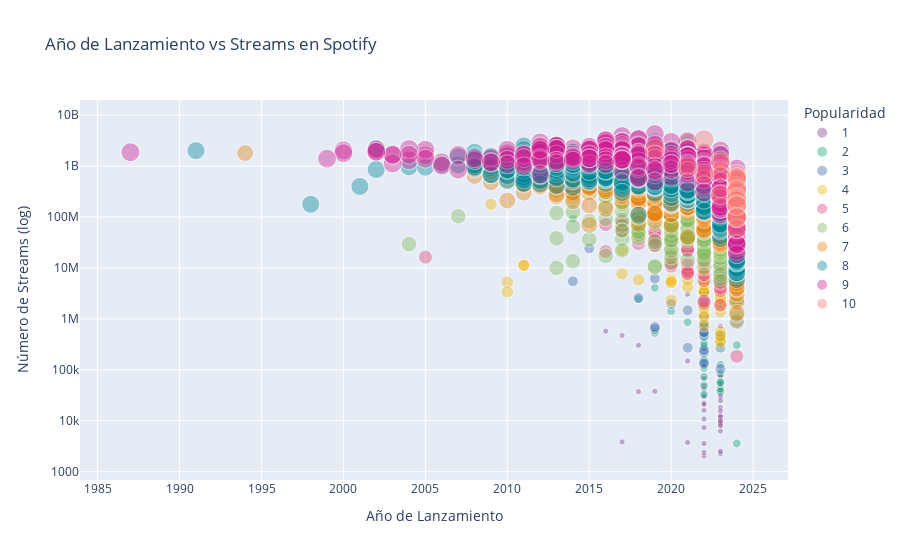

The notebook cell this image was saved under:
### Code cell
# Año de lanzamiento vs Streams, muestra si las canciones más viejas todavía dominan, o si lo nuevo escala más rápido.

spotify_df['release_year'] = spotify_df['release_date'].dt.year

fig = px.scatter(
    spotify_df,
    x="release_year",
    y="spotify_streams",
    color="popularity_bin",  # para darle un gradiente de color 
    size='popularity_bin', # tamaño según 
    category_orders={'popularity_bin': [1, 2, 3, 4, 5, 6, 7, 8, 9, 10]},
    title="Año de Lanzamiento vs Streams(log) en Spotify",
    opacity=0.4,
    color_discrete_sequence=px.colors.qualitative.Bold

)
fig.update_layout(
    xaxis_title='Año de Lanzamiento',
    legend_title="Popularidad"
)

fig.update_yaxes(type="log", title="Número de Streams (log)")

fig.show()
